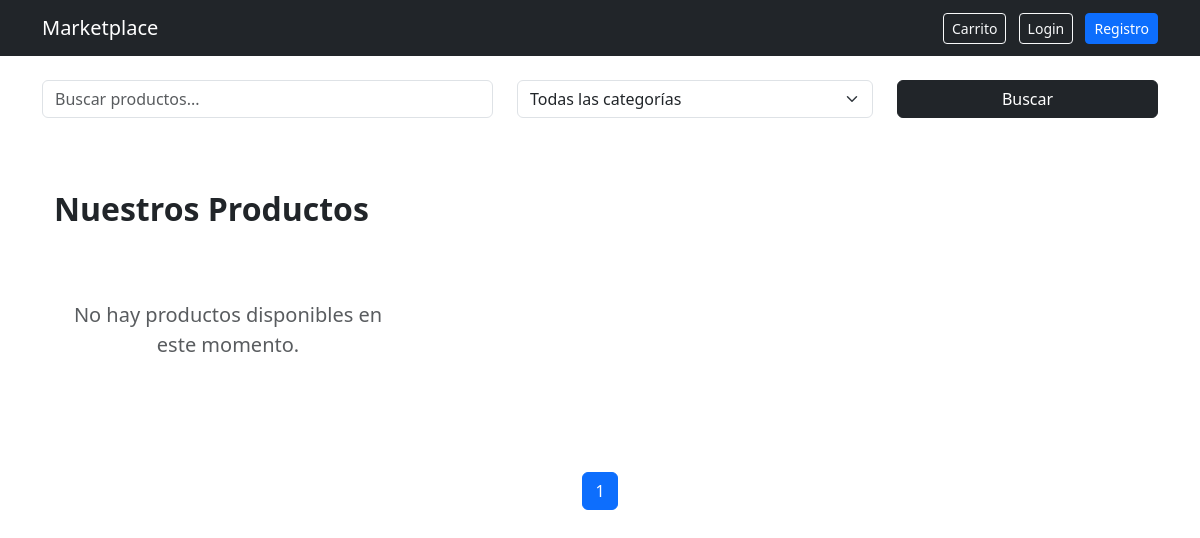
The app's page /, older data.
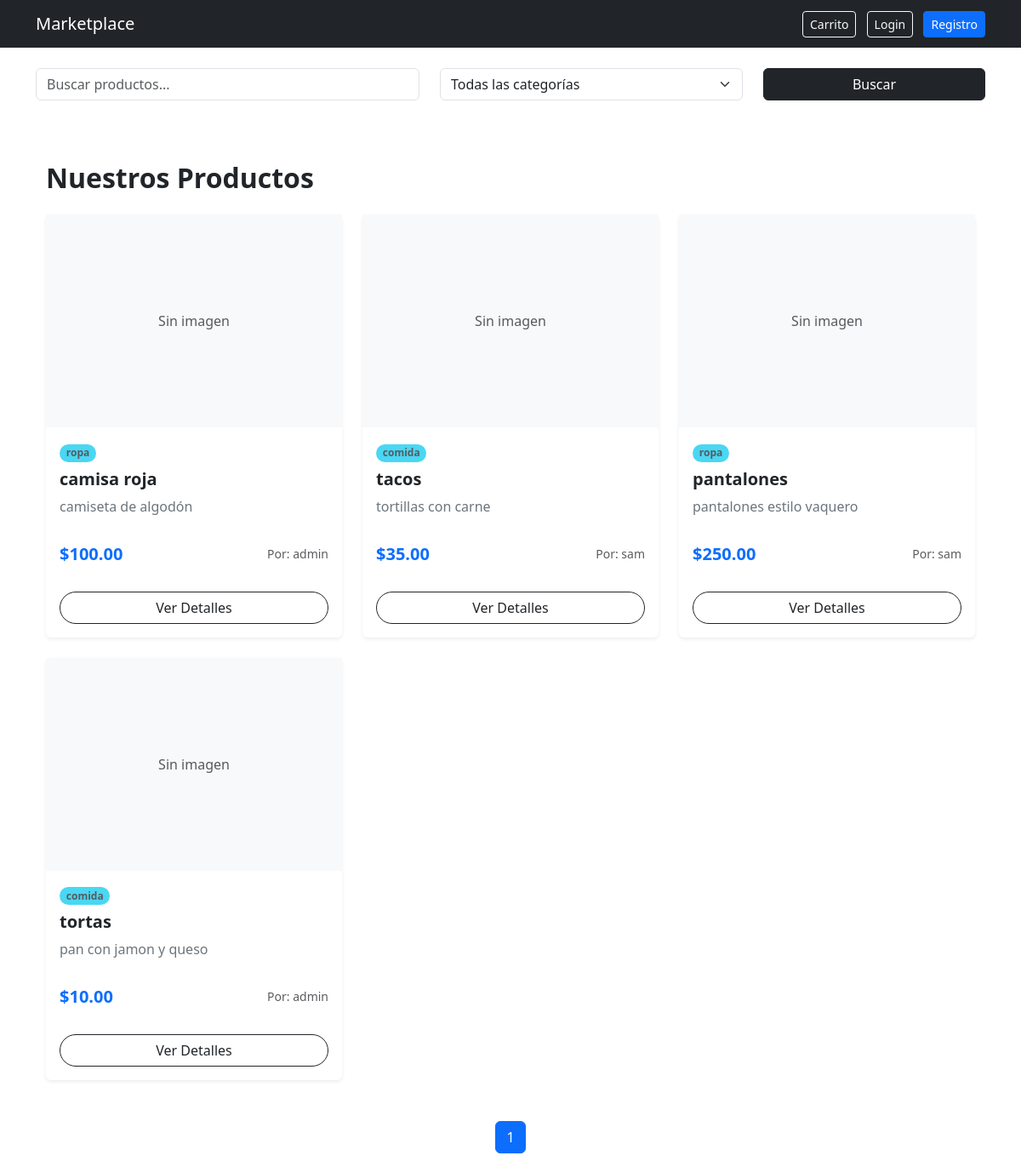
The same page, newer data.
### store/models.py (models this page shows, shortened)
class Product(models.Model):
    id = models.UUIDField(primary_key=True, default=uuid.uuid4, editable=False)
    name = models.CharField(max_length=150)
    description = models.TextField()
    image = models.ImageField(upload_to='upload/', blank=True, null=True)
    price = models.DecimalField(max_digits=10, decimal_places=2)
    stock = models.PositiveIntegerField(default=0)
    owner = models.ForeignKey(
        User,
        on_delete=models.CASCADE,
        related_name='products'
    )  # 1:N
    categories = models.ManyToManyField(
        Category,
        related_name='products'
    )  # N:M
    created_at = models.DateTimeField(auto_now_add=True)

class Category(models.Model):
    id = models.UUIDField(primary_key=True, default=uuid.uuid4, editable=False)
    name = models.CharField(max_length=100)
    description = models.TextField(blank=True)

class User(AbstractUser):
    id = models.UUIDField(primary_key=True, default=uuid.uuid4, editable=False)
    is_seller = models.BooleanField(default=False)

### store/views.py (the view)
# urls.py: 2. Add a URL to urlpatterns:  path('', views.home, name='home')
def home(request):
    query = request.GET.get('q')
    category_id = request.GET.get('category')
    products = Product.objects.select_related(
        'owner'
    ).prefetch_related(
        'categories'
    ).all()
    if query:
        products = products.filter(
            Q(name__icontains=query) |
            Q(description__icontains=query)
        )
    if category_id:
        products = products.filter(
            categories__id=category_id
        )
    paginator = Paginator(products, 6)
    page_number = request.GET.get('page')
    page_obj = paginator.get_page(page_number)
    categories = Category.objects.all()
    return render(request, 'store/home.html', {
        'page_obj': page_obj,
        'categories': categories
    })

### store/templates/store/home.html (shortened to what this page needs)
{% extends 'store/base.html' %}
{% block content %}
<form method="GET" class="row mb-4">
    <div class="col-md-5">
        <input type="text"
               name="q"
               class="form-control"
               placeholder="Buscar productos...">
    </div>
    <div class="col-md-4">
        <select name="category"
                class="form-select">
            <option value="">Todas las categorías</option>
        </select>
    </div>
    <div class="col-md-3">
        <button class="btn btn-dark w-100">
            Buscar
        </button>
    </div>
</form>
<div class="container py-5">
    <h2 class="mb-4 fw-bold text-dark">Nuestros Productos</h2>
    <div class="row row-cols-1 row-cols-md-2 row-cols-lg-3 g-4">
        {% for product in page_obj %}
        <div class="col">
            <div class="card h-100 border-0 shadow-sm transition-hover">
                {% if product.image %}
                    <img src="{{ product.image.url }}" class="card-img-top object-fit-cover" alt="{{ product.name }}" style="height: 250px;">
                {% else %}
                    <div class="bg-light d-flex align-items-center justify-content-center" style="height: 250px;">
                        <span class="text-muted">Sin imagen</span>
                    </div>
                {% endif %}
                <div class="card-body d-flex flex-column">
                    <div class="mb-2">
                        {% for cat in product.categories.all %}
                            <span class="badge rounded-pill bg-info text-dark opacity-75 small">{{ cat.name }}</span>
                        {% endfor %}
                    </div>
                    <h5 class="card-title fw-semibold">{{ product.name }}</h5>
                    <p class="card-text text-secondary flex-grow-1">
                        {{ product.description|truncatechars:100 }}
                    </p>
                    <div class="d-flex justify-content-between align-items-center mt-3">
                        <span class="h5 mb-0 fw-bold text-primary">${{ product.price }}</span>
                        <small class="text-muted">Por: {{ product.owner.username }}</small>
                    </div>
                </div>
                <div class="card-footer bg-transparent border-top-0 pb-3">
                    <div class="d-grid pt-2">
                        <a href="#" class="btn btn-outline-dark rounded-pill">Ver Detalles</a>
                    </div>
                </div>
            </div>
        </div>
        {% empty %}
        <div class="col-12 text-center py-5">
            <p class="lead text-muted">No hay productos disponibles en este momento.</p>
        </div>
        {% endfor %}
    </div>
</div>
<nav>
<ul class="pagination justify-content-center">
    <li class="page-item active">
        <span class="page-link">
            {{ page_obj.number }}
        </span>
    </li>
</ul>
</nav>
{% endblock %}

Row changes from the older to the newer data that the page shows:
added Product: shows "Sin imagen", name "camisa roja", description "camiseta de algodón", price "100.00", owner.username "admin"
added Category: name "ropa"
added Product: shows "Sin imagen", name "tacos", description "tortillas con carne", price "35.00", owner.username "sam"
added Category: name "comida"
added Product: shows "Sin imagen", name "pantalones", description "pantalones estilo vaquero", price "250.00", owner.username "sam"
added Product: shows "Sin imagen", name "tortas", description "pan con jamon y queso", price "10.00", owner.username "admin"
Text that changed along with them:
text no longer shown: "No hay productos disponibles en este momento."
